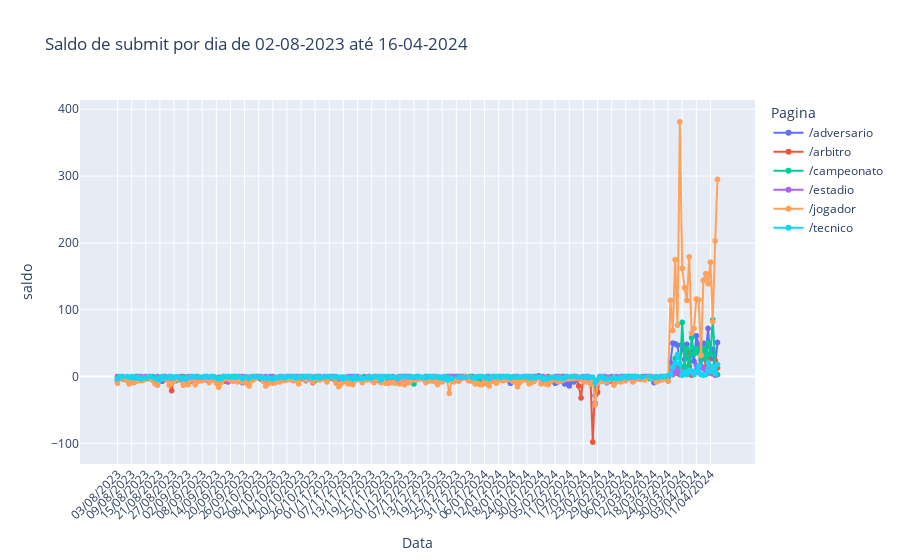

Notebook source saved alongside this figure:
### Code cell
ativi_atrib['saldo'] = ativi_atrib['Submit'] - ativi_atrib['Acessos']
fig = px.line(ativi_atrib, x="Data", y="saldo", color='Pagina', title='Saldo de submit por dia de ' + str(data_inicio_titulo) + ' até ' + str(data_fim_titulo), markers=True)
fig.update_layout(xaxis_tickangle=-45)
fig.write_html(r"C:\Users\rodli\OneDrive\Documentos\Mestrado\Arquivos\Graficos\Saldosub_" + str(data_inicio_titulo) + "_" + str(data_fim_titulo) + ".html")
fig.show()

### Figure 1 — Plotly figure (JSON) as saved in the notebook; plotly's stock layout.template omitted (floating-point values rounded to 4 significant figures; data arrays with more than 128 entries replaced by an {"elided": "..."} marker saying what was removed)
{"data": [{"hovertemplate": "Pagina=/adversario<br>Data=%{x}<br>saldo=%{y}<extra></extra>", "legendgroup": "/adversario", "line": {"color": "#636efa", "dash": "solid"}, "marker": {"symbol": "circle"}, "mode": "lines+markers", "name": "/adversario", "showlegend": true, "type": "scattergl", "x": {"elided": "256 str values"}, "xaxis": "x", "y": {"elided": "256 int values"}, "yaxis": "y"}, {"hovertemplate": "Pagina=/arbitro<br>Data=%{x}<br>saldo=%{y}<extra></extra>", "legendgroup": "/arbitro", "line": {"color": "#EF553B", "dash": "solid"}, "marker": {"symbol": "circle"}, "mode": "lines+markers", "name": "/arbitro", "showlegend": true, "type": "scattergl", "x": {"elided": "226 str values"}, "xaxis": "x", "y": {"elided": "226 int values"}, "yaxis": "y"}, {"hovertemplate": "Pagina=/campeonato<br>Data=%{x}<br>saldo=%{y}<extra></extra>", "legendgroup": "/campeonato", "line": {"color": "#00cc96", "dash": "solid"}, "marker": {"symbol": "circle"}, "mode": "lines+markers", "name": "/campeonato", "showlegend": true, "type": "scattergl", "x": {"elided": "255 str values"}, "xaxis": "x", "y": {"elided": "255 int values"}, "yaxis": "y"}, {"hovertemplate": "Pagina=/estadio<br>Data=%{x}<br>saldo=%{y}<extra></extra>", "legendgroup": "/estadio", "line": {"color": "#ab63fa", "dash": "solid"}, "marker": {"symbol": "circle"}, "mode": "lines+markers", "name": "/estadio", "showlegend": true, "type": "scattergl", "x": {"elided": "232 str values"}, "xaxis": "x", "y": {"elided": "232 int values"}, "yaxis": "y"}, {"hovertemplate": "Pagina=/jogador<br>Data=%{x}<br>saldo=%{y}<extra></extra>", "legendgroup": "/jogador", "line": {"color": "#FFA15A", "dash": "solid"}, "marker": {"symbol": "circle"}, "mode": "lines+markers", "name": "/jogador", "showlegend": true, "type": "scattergl", "x": {"elided": "256 str values"}, "xaxis": "x", "y": {"elided": "256 int values"}, "yaxis": "y"}, {"hovertemplate": "Pagina=/tecnico<br>Data=%{x}<br>saldo=%{y}<extra></extra>", "legendgroup": "/tecnico", "line": {"color": "#19d3f3", "dash": "solid"}, "marker": {"symbol": "circle"}, "mode": "lines+markers", "name": "/tecnico", "showlegend": true, "type": "scattergl", "x": {"elided": "229 str values"}, "xaxis": "x", "y": {"elided": "229 int values"}, "yaxis": "y"}], "layout": {"legend": {"title": {"text": "Pagina"}, "tracegroupgap": 0}, "title": {"text": "Saldo de submit por dia de 02-08-2023 até 16-04-2024"}, "xaxis": {"anchor": "y", "domain": [0, 1], "tickangle": -45, "title": {"text": "Data"}}, "yaxis": {"anchor": "x", "domain": [0, 1], "title": {"text": "saldo"}}}}
